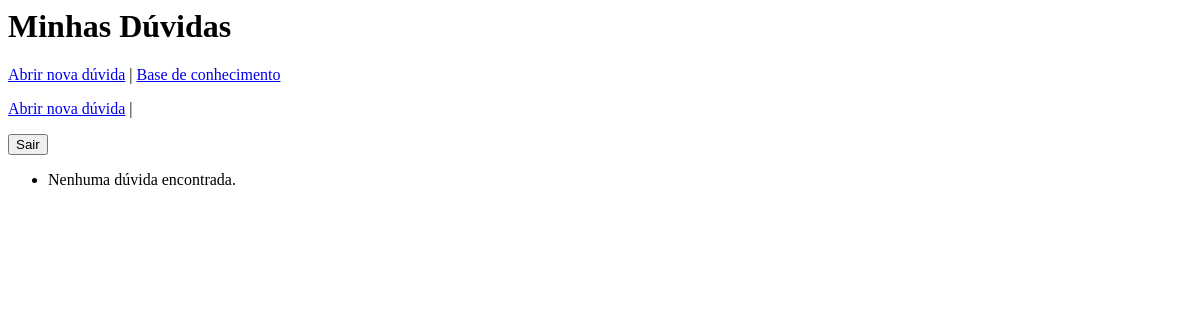
The page /duvidas/ (signed in) on the database as committed earlier.
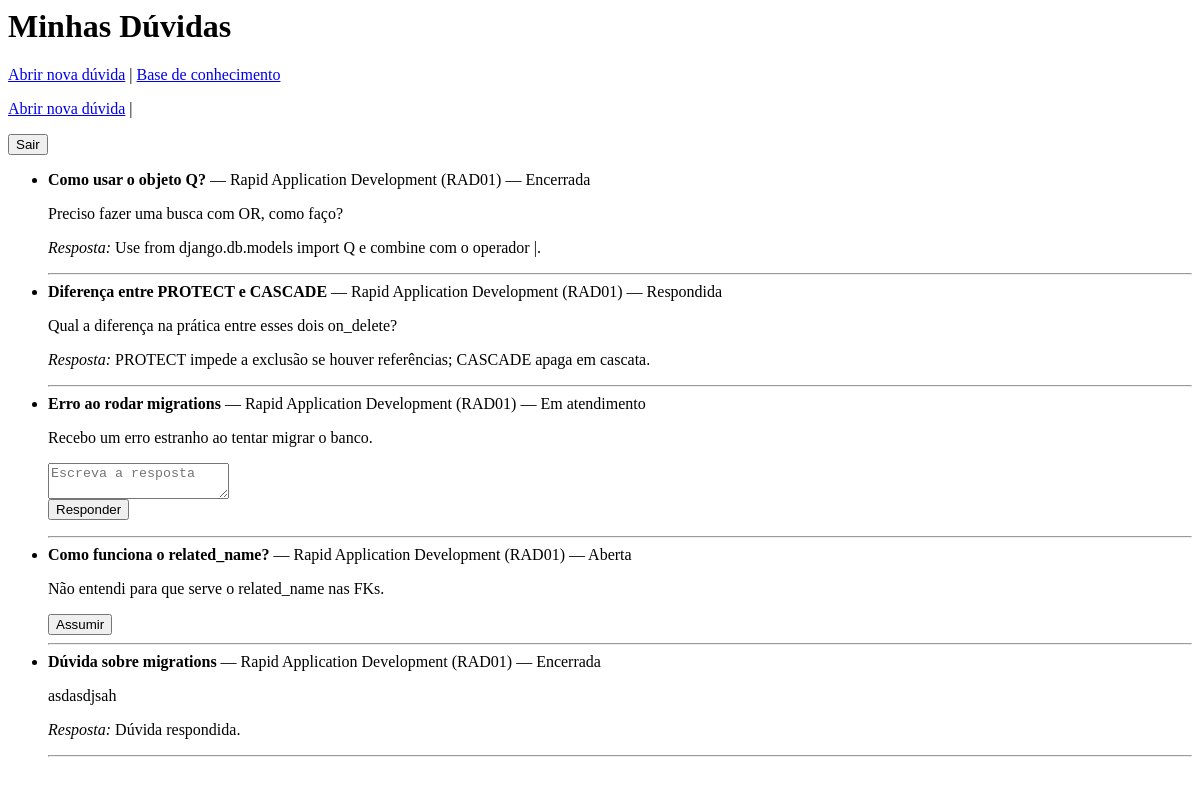
The same page on the database as committed later.
### duvidas/models.py (models this page shows, shortened)
class Duvida(models.Model):
    class Situacao(models.TextChoices):
        ABERTA = "AB", "Aberta"
        EM_ATENDIMENTO = "EA", "Em atendimento"
        RESPONDIDA = "RE", "Respondida"
        ENCERRADA = "EN", "Encerrada"
    titulo = models.CharField(max_length=150)
    descricao = models.TextField()
    disciplina = models.ForeignKey(
        Disciplina, on_delete=models.PROTECT, related_name="duvidas"
    )
    autor = models.ForeignKey(
        settings.AUTH_USER_MODEL,
        on_delete=models.PROTECT,
        related_name="duvidas_abertas",
    )
    monitor_responsavel = models.ForeignKey(
        settings.AUTH_USER_MODEL,
        on_delete=models.PROTECT,
        related_name="duvidas_atendidas",
        null=True,
        blank=True,
    )
    resposta = models.TextField(blank=True)
    situacao = models.CharField(
        max_length=2, choices=Situacao.choices, default=Situacao.ABERTA
    )
    aberta_em = models.DateTimeField(auto_now_add=True)
    atualizada_em = models.DateTimeField(auto_now=True)
    class Meta:
        ordering = ["-aberta_em"]
        verbose_name = "Dúvida"
        verbose_name_plural = "Dúvidas"

class Disciplina(models.Model):
    nome = models.CharField(max_length=100)
    codigo = models.CharField(max_length=20, unique=True)
    ativa = models.BooleanField(default=True)
    monitores = models.ManyToManyField(
        settings.AUTH_USER_MODEL,
        related_name="disciplinas_monitoradas",
        blank=True,
    )
    class Meta:
        ordering = ["nome"]
        verbose_name = "Disciplina"
        verbose_name_plural = "Disciplinas"
    def __str__(self):
        return f"{self.nome} ({self.codigo})"

### duvidas/views.py (the view)
# urls.py: path("duvidas/", views.lista_duvidas, name="lista_duvidas"),
@login_required
def lista_duvidas(request):
    user = request.user
    if eh_professor(user):
        duvidas = Duvida.objects.all()
    elif eh_monitor(user):
        duvidas = Duvida.objects.filter(disciplina__monitores=user)
    else:
        duvidas = Duvida.objects.filter(autor=user)
    return render(request, "duvidas/lista_duvidas.html", {"duvidas": duvidas})

### duvidas/views.py (called while the page is built)
def eh_monitor(user):
    return user.groups.filter(name="Monitores").exists()

def eh_professor(user):
    return user.groups.filter(name="Professores").exists()

### templates/duvidas/lista_duvidas.html (shortened to what this page needs)
<h1>Minhas Dúvidas</h1>
<p><a href="{% url 'abrir_duvida' %}">Abrir nova dúvida</a> | <a href="{% url 'base_conhecimento' %}">Base de conhecimento</a></p>
<p><a href="{% url 'abrir_duvida' %}">Abrir nova dúvida</a> | <form method="post" action="{% url 'logout' %}" style="display:inline">
  <button type="submit">Sair</button>
</form>
<ul>
{% for d in duvidas %}
  <li>
    <strong>{{ d.titulo }}</strong> — {{ d.disciplina }} — {{ d.get_situacao_display }}
    <p>{{ d.descricao }}</p>
    {% if d.situacao == "AB" and user in d.disciplina.monitores.all %}
      <form method="post" action="{% url 'assumir_duvida' d.pk %}" style="display:inline">
        <button type="submit">Assumir</button>
      </form>
    {% endif %}
    {% if d.monitor_responsavel == user and d.situacao == "EA" %}
      <form method="post" action="{% url 'responder_duvida' d.pk %}">
        <textarea name="resposta" placeholder="Escreva a resposta"></textarea><br>
        <button type="submit">Responder</button>
      </form>
    {% endif %}
    {% if d.resposta %}
      <p><em>Resposta:</em> {{ d.resposta }}</p>
    {% endif %}
  </li>
  <hr>
{% empty %}
  <li>Nenhuma dúvida encontrada.</li>
{% endfor %}
</ul>

Rows that differ between the two databases and show on the page:
added Duvida: titulo "Como usar o objeto Q?", disciplina "Rapid Application Development (RAD01)", situacao "Encerrada", descricao "Preciso fazer uma busca com OR, como faço?", resposta "Use from django.db.models import Q e combine com o operador |."
added Duvida: titulo "Diferença entre PROTECT e CASCADE", disciplina "Rapid Application Development (RAD01)", situacao "Respondida", descricao "Qual a diferença na prática entre esses dois on_delete?", resposta "PROTECT impede a exclusão se houver referências; CASCADE apaga em cascata."
added Duvida: titulo "Erro ao rodar migrations", disciplina "Rapid Application Development (RAD01)", situacao "Em atendimento", descricao "Recebo um erro estranho ao tentar migrar o banco."
added Duvida: titulo "Como funciona o related_name?", disciplina "Rapid Application Development (RAD01)", situacao "Aberta", descricao "Não entendi para que serve o related_name nas FKs.", shows "Assumir"
added Duvida: titulo "Dúvida sobre migrations", disciplina "Rapid Application Development (RAD01)", situacao "Encerrada", descricao "asdasdjsah", resposta "Dúvida respondida."
Other text that changed with them:
text no longer shown: "Nenhuma dúvida encontrada."
